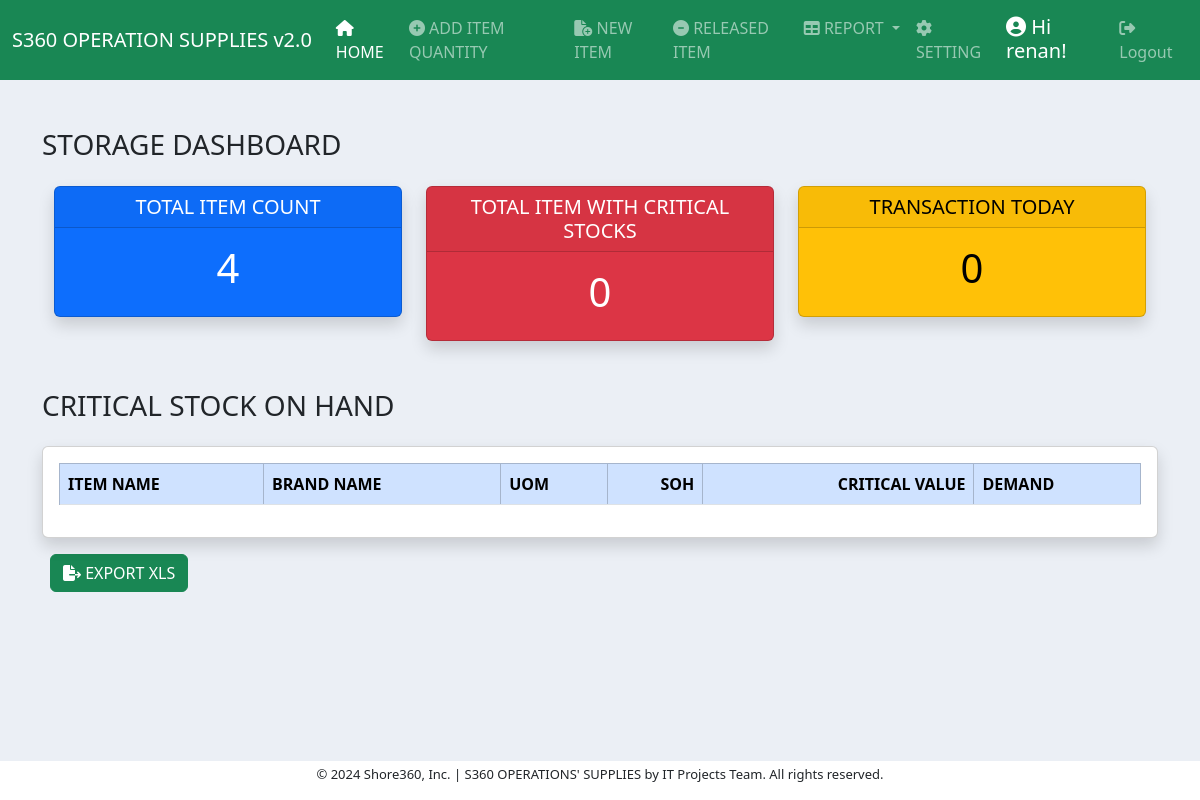
Page /dashboard/ (signed in) on the earlier database version.
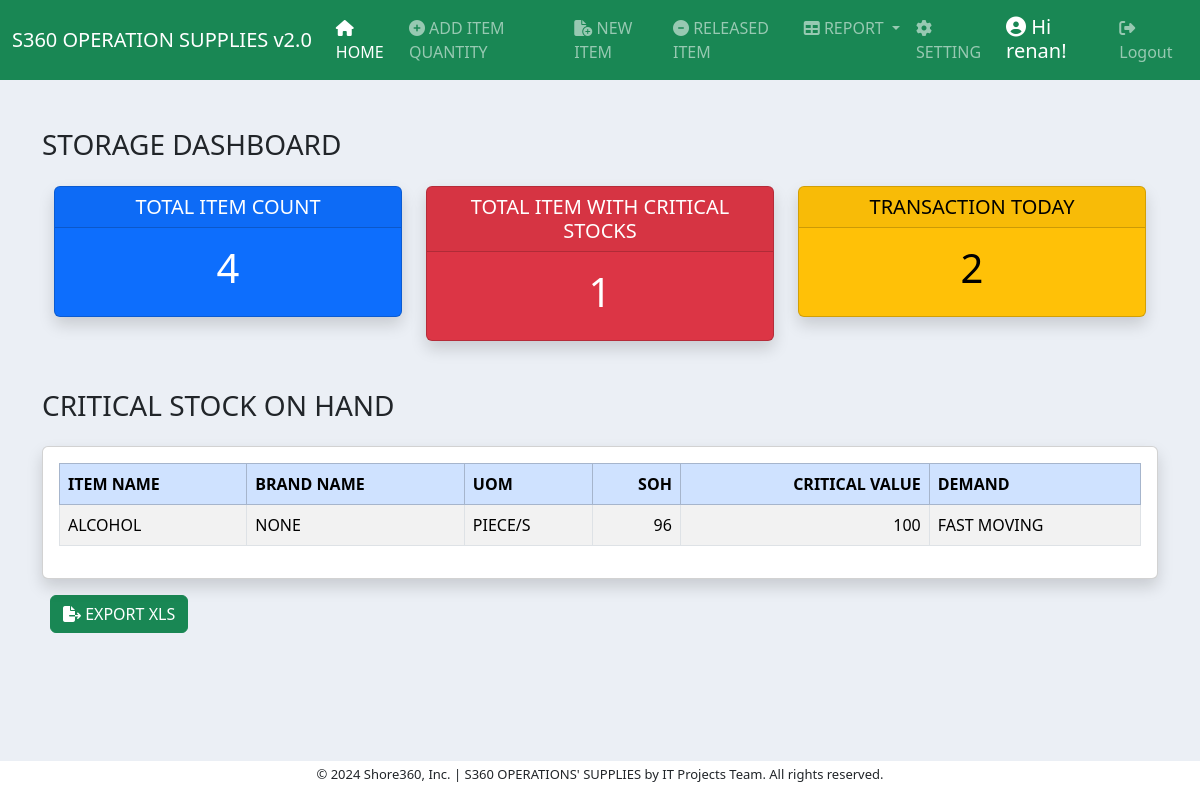
Same page on the later database version.
### inventory/models.py (models this page shows, shortened)
class ItemBase(models.Model):
    item_name = models.CharField(max_length=200, null=True)
    brand_name = models.CharField(max_length=200, null=True)
    soh = models.IntegerField(null=True)
    item_code = models.CharField(max_length=200, null=True, blank=True)
    date_added = models.DateTimeField(auto_now_add=True)
    remarks = models.CharField(max_length=50, null=True)
    uom = models.ForeignKey(UOM, on_delete=models.CASCADE, null=True)
    critical_value = models.IntegerField(null=True, blank=True)
    site = models.ForeignKey(Site, on_delete=models.CASCADE)
    demand_item = models.ForeignKey(DemandItems, on_delete=models.CASCADE)
    class Meta:
        ordering = ["item_name"]

class UOM(models.Model):
    uom = models.CharField(max_length=100)
    def __str__(self):
        return self.uom
    class Meta:
        ordering = ["uom"]

class DemandItems(models.Model):
    demand_item = models.CharField(max_length=30)
    def __str__(self):
        return self.demand_item
    class Meta:
        ordering = ["demand_item"]

### dashboard/views.py (the view)
# urls.py: path('', views.dashboard_view, name='dashboard'),
@login_required
def dashboard_view(request):
    itembase = ItemBase.objects.all()
    item = Item.objects.all()
    item_count = itembase.count()
    critical_count = 0
    critical_list = []
    for critical in itembase:
        if critical.critical_value != 0:
            if critical.critical_value is not None:
                if critical.soh <= critical.critical_value:
                    critical_count += 1
                    critical_list.append(critical.id)
                    print(f"critical database = {critical.soh}")
                    print(f"critical assign = {critical.critical_value}")
            else:
                if critical.soh <= none_value:
                    critical_count += 1
                    critical_list.append(critical.id)
    print(critical_count)
    transaction_count = 0
    for transaction_date in item:
        if transaction_date.date_added.date() == datetime.datetime.now().date():
            transaction_count += 1
    context = {
        'item_count': item_count,
        'critical_count': critical_count,
        'none_value': none_value,
        'itembase': itembase,
        'transaction_count': transaction_count
    }
    return render(request, 'dashboard/dashboard_template.html', context)

### dashboard/templates/dashboard/dashboard_template.html (shortened to what this page needs)
{% extends 'base.html'  %}
{% block content %}
<div class="container">
<div class="dasboard-title mt-5 pb-3">
    <h3>STORAGE DASHBOARD  </h3>
</div>
<div class="container text-center">
    <div class="row">
      <div class="col-4">
        <div class="card text-bg-primary mb-3 shadow fade show">
            <h5 class="card-header">TOTAL ITEM COUNT</h5>
            <div class="card-body">
              <h1 class="card-title">{{ item_count }}</h1>
            </div>
          </div>
      </div>
      <div class="col-4">
        <div class="card text-bg-danger shadow fade show">
            <h5 class="card-header ">TOTAL ITEM WITH CRITICAL STOCKS</h5>
            <div class="card-body">
                <h1 class="card-title">{{ critical_count }}</h1>
            </div>
          </div>
      </div>
      <div class="col-4">
        <div class="card text-bg-warning mb-3 shadow fade show ">
            <h5 class="card-header">TRANSACTION TODAY</h5>
            <div class="card-body">
                <h1 class="card-title">{{ transaction_count }}</h1>
            </div>
          </div>
      </div>
    </div>
</div>
<div class="dasboard-title mt-5 pb-3">
    <h3>CRITICAL STOCK ON HAND </h3>
</div>
<div class="row">
    <div class="col-12">
          <div class="card card-body shadow fade show">
            <table class="table table-bordered table-hover table-striped">
                  <thead class="table-primary">
                    <tr>
                      <th scope="col">ITEM NAME</th>
                      <th scope="col">BRAND NAME</th>
                      <th scope="col">UOM</th>
                      <th scope="col" class="text-right">SOH</th>
                      <th scope="col" class="text-right">CRITICAL VALUE</th>
                      <th scope="col">DEMAND</th>
                    </tr>
                  </thead>
                  <tbody>
                    {% for item in itembase %}
                    <tr>
                      {% if item.critical_value != 0 %}
                        {% if item.critical_value > 0 %}
                          {% if item.soh <= item.critical_value %}
                            <td>{{ item.item_name }}</td>
                            <td>{{ item.brand_name }}</td>
                            <td>{{ item.uom }}</td>
                            <td class="item_soh text-right">{{ item.soh }}</td>
                            <td class="text-right">{{ item.critical_value }}</td>
                            <td>{{ item.demand_item }}</td>
                          {% endif %}
                        {% endif %}
                      {% endif %}
                    </tr>
                    {% endfor %}
                  </tbody>
                </table>
          </div>
    </div>
</div>
<div class="pb-5">
  <a href="{% url 'critical_stock_excel_export' %}"><button class="btn btn-success mt-3 ms-2"><i class="fa-solid fa-file-export"></i> EXPORT XLS</button></a>
</div>
</div>
{% endblock content %}

### templates/base.html (shortened to what this page needs)
<!doctype html>
{% load static %}
<html lang="en">
  <head>
    <link href="https://cdn.jsdelivr.net/npm/bootstrap@5.3.3/dist/css/bootstrap.min.css" rel="stylesheet">
    <link href="{% static 'style.css' %}" rel="stylesheet">
    <link href="https://cdn.jsdelivr.net/npm/select2@4.1.0-rc.0/dist/css/select2.min.css" rel="stylesheet" />
  </head>
  <body>
    {% include 'navbar.html' %}
    <div class="container-fluid">
      {% block content %}
      {% endblock content %}
    </div>
    <footer class="pt-1">
      <div id="myfooter">
      <p>© 2024 Shore360, Inc. | S360 OPERATIONS' SUPPLIES by IT Projects Team. All rights reserved. </p>
      </div>
    </footer>
    <link rel="stylesheet" href="https://cdnjs.cloudflare.com/ajax/libs/font-awesome/6.5.2/css/all.min.css" />
  </body>
</html>

### templates/navbar.html (shortened to what this page needs)
<nav class="navbar navbar-expand-lg navbar-dark bg-success">
    <div class="container-fluid">
      <a class="navbar-brand" href="">S360 OPERATION SUPPLIES v2.0</a>
      {% if request.user.is_staff and request.user.is_superuser %}
      <div class="collapse navbar-collapse" id="navbarSupportedContent">
        <ul class="navbar-nav me-auto mb-2 mb-lg-0">
          <li class="nav-item">
            <a class="nav-link" aria-current="page" href="{% url 'dashboard' %}"><i class="fa-solid fa-house"></i> HOME</a>
          </li>
          <li class="nav-item">
            <a class="nav-link" href="{% url 'add_item' %}" ><i class="fa-solid fa-circle-plus"></i> ADD ITEM QUANTITY</a>
          </li>
          <li class="nav-item">
            <a class="nav-link" href="{% url 'new_item' %}" ><i class="fa-solid fa-file-circle-plus"></i> NEW ITEM</a>
          </li>
          <li class="nav-item">
            <a class="nav-link" href="{% url 'get_item' %}" ><i class="fa-solid fa-circle-minus"></i> RELEASED ITEM</a>
          </li>
          <li class="nav-item dropdown">
            <a class="nav-link dropdown-toggle" href="#" role="button" data-bs-toggle="dropdown" aria-expanded="false">
              <i class="fa-solid fa-table"></i>  REPORT
            </a>
          </li>
          <li class="nav-item">
            <a class="nav-link" href="/admin" ><i class="fa-solid fa-gear"></i> SETTING</a>
          </li>
        </ul>
        {% endif %}
        <ul class="navbar-nav ml-auto">
        {% if user.is_authenticated %}
        <h5 id="hi-name"><i class="fa-solid fa-circle-user"></i> Hi {{ user.username }}!</h5>
          <li class="nav-item">
            <a class="nav-link" href="{% url 'user-logout' %}" ><i class="fa-solid fa-right-from-bracket"></i> Logout</a>
          </li>
        {% endif %}
      </div>
    </div>
  </nav>

### static/style.css (style rules this page uses)
#hi-name { color: white; padding-top: 7px; padding-left: 12px; padding-right: 10px; }
body { background-color: #ebeff5; }
.text-right { text-align: right }
.text-center { text-align: center }
* footer { background-color: #FFF; font-size: small; position: fixed; bottom: 0px; width: 400px; text-align: center; width: 100%; }

Differences in the rows shown:
now on this page (row edited): ItemBase: item_name "ALCOHOL", brand_name "NONE", uom "PIECE/S", soh "96", critical_value "100", demand_item "FAST MOVING"
Other differences:
{{ critical_count }}: "0" → "1"
{{ transaction_count }}: "0" → "2"
